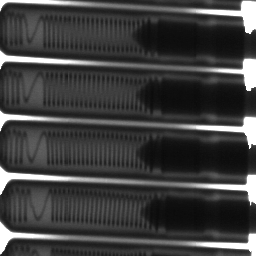
#> input picture img_lab2/BOUGIES.png, 256 x 256 px
$ jupyter execute ejercicio_sintesis.ipynb
#> lines starting #> are read from the running program, lines starting #| are printed output that depends on the picture; after the words box and inside, x2 and y2 are one past the last pixel; in counts of white or black regions, pixels touching at a corner belong together
[cell 1]
import cv2
import numpy as np
from matplotlib import pyplot as plt
from skimage import exposure

[cell 2]
bougies= cv2.imread('img_lab2/BOUGIES.png', cv2.IMREAD_GRAYSCALE)
#> bougies is the input picture: shape (256, 256); min 10, max 255, mean 63.2
plt.imshow(bougies,cmap='gray', vmin=0, vmax=255)
plt.axis('off')
plt.show()

[cell 3]
hist = cv2.calcHist([bougies], [0], None, [256], [0, 256])
#> hist = 256 values, max 3417 at index 255, min 0 at index 0, mean 256
plt.plot(hist)
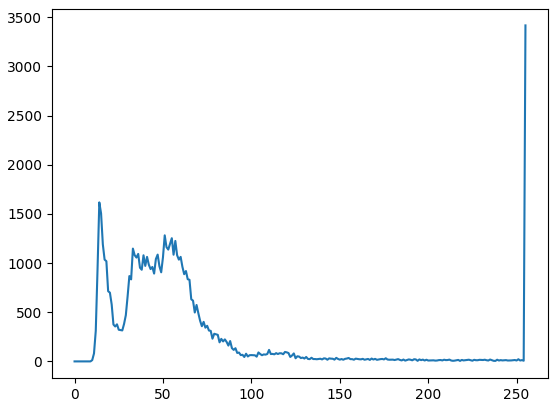
#> figure drawn by matplotlib, 1 panel; curve peaks at x = 255, y = 3417

[cell 4]
imagen_equ = cv2.equalizeHist(bougies)
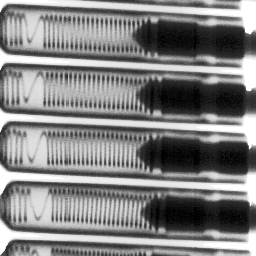
#> imagen_equ: shape (256, 256); min 0, max 255, mean 129.4
plt.imshow(imagen_equ, cmap='gray', vmin=0, vmax=255)
plt.axis('off')

[cell 5]
hist = cv2.calcHist([imagen_equ], [0], None, [256], [0, 256])
#> hist = 256 values, max 3417 at index 255, min 0 at index 1, mean 256
plt.plot(hist)
plt.show()
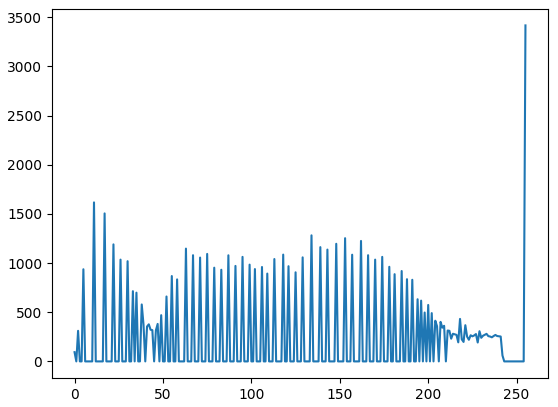
#> figure drawn by matplotlib, 1 panel; curve peaks at x = 255, y = 3417

[cell 6]
thres_image = cv2.inRange(bougies, 0, 100)
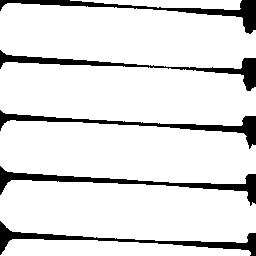
#> thres_image: shape (256, 256); 88.4% white; 5 black regions, box (x1, y1, x2, y2) and area: (0, 166, 256, 206) 1669, (0, 110, 256, 149) 1492, (0, 0, 256, 34) 1486, (0, 221, 256, 256) 1486, (0, 50, 256, 91) 1485
plt.imshow(thres_image,cmap='gray', vmin=0, vmax=255)
plt.axis('off')
plt.show()

[cell 7]
negativo= cv2.bitwise_not(thres_image)
plt.imshow(negativo,cmap='gray', vmin=0, vmax=255)
plt.axis('off')

[cell 8]
sustract = cv2.subtract(imagen_equ, negativo)
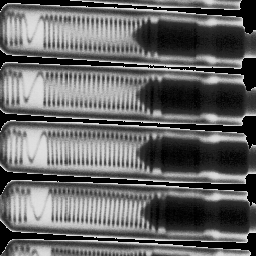
#> sustract: shape (256, 256); min 0, max 225, mean 101.2
plt.imshow(sustract,cmap='gray', vmin=0, vmax=255)
plt.axis('off')

## Punto 2

[cell 9]
muscle = cv2.imread("img_lab2/MUSCLE.png", 0)
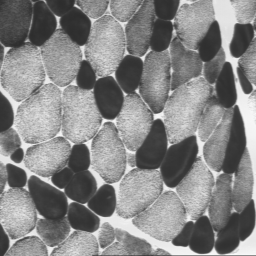
#> input picture img_lab2/MUSCLE.png, 256 x 256 px
#> muscle is the input picture: shape (256, 256); min 44, max 249, mean 133.1
plt.imshow(muscle, cmap='gray', vmin=0, vmax=255)
plt.axis('off')

[cell 10]
hist= cv2.calcHist([muscle], [0], None, [256], [0, 256])
#> hist = 256 values, max 1174 at index 57, min 0 at index 0, mean 256
plt.plot(hist)
plt.show()
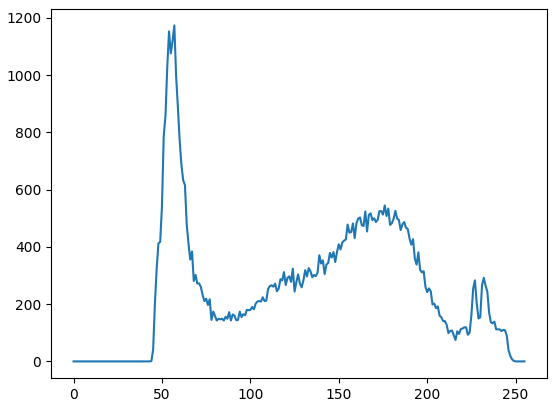
#> figure drawn by matplotlib, 1 panel; curve peaks at x = 57, y = 1174

[cell 11]
thres_value, thres_image = cv2.threshold(muscle, 85, 255, cv2.THRESH_BINARY)
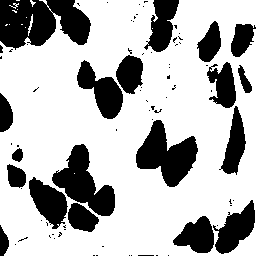
#> thres_image: shape (256, 256); 71% white; 82 black regions (63 under 20 px), largest, box (x1, y1, x2, y2) and area: (0, 0, 91, 50) 3313, (136, 120, 198, 187) 2222, (52, 144, 115, 216) 2105
print(thres_value)
plt.imshow(thres_image,cmap='gray', vmin=0, vmax=255)
plt.axis('off')

[cell 12]
negativo = cv2.bitwise_not(thres_image)
plt.imshow(negativo,cmap='gray', vmin=0, vmax=255)
plt.axis('off')

[cell 13]
sustract = cv2.add(muscle, negativo)
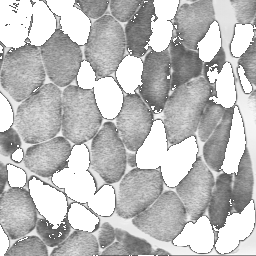
#> sustract: shape (256, 256); min 86, max 255, mean 189.8
plt.imshow(sustract,cmap='gray', vmin=0, vmax=255)
plt.axis('off')
